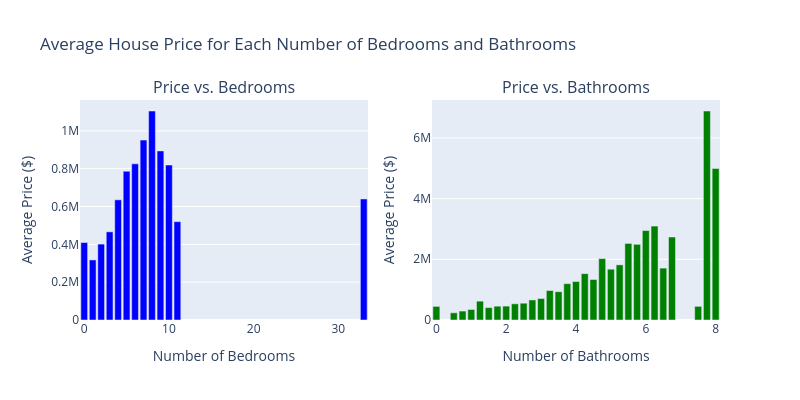

Notebook source saved alongside this figure:
### Markdown cell above
### Number of Bedrooms or Bathrooms
The number of bedrooms and bathrooms both impact house prices. Generally, more bedrooms and bathrooms correlate with higher prices, as larger homes with more amenities tend to be more expensive.

### Code cell
bedrooms_price_df = df.groupby('bedrooms')['price'].mean().reset_index()
bathrooms_price_df = df.groupby('bathrooms')['price'].mean().reset_index()

fig = make_subplots(rows=1, cols=2, subplot_titles=('Price vs. Bedrooms', 'Price vs. Bathrooms'))

# Add the Bedrooms plot (first subplot)
fig.add_trace(go.Bar(x=bedrooms_price_df['bedrooms'], 
                     y=bedrooms_price_df['price'], 
                     name='Bedrooms',
                     marker_color='blue'),
              row=1, col=1)

# Add the Bathrooms plot (second subplot)
fig.add_trace(go.Bar(x=bathrooms_price_df['bathrooms'], 
                     y=bathrooms_price_df['price'], 
                     name='Bathrooms',
                     marker_color='green'),
              row=1, col=2)

fig.update_layout(
    title='Average House Price for Each Number of Bedrooms and Bathrooms',
    xaxis_title='Number of Bedrooms',
    yaxis_title='Average Price ($)',
    xaxis2_title='Number of Bathrooms',
    yaxis2_title='Average Price ($)',
    showlegend=False,
    height=400,
    width=800
)

fig.show()

### Figure 1 — Plotly figure (JSON) as saved in the notebook; plotly's stock layout.template omitted (floating-point values rounded to 4 significant figures)
{"data": [{"marker": {"color": "blue"}, "name": "Bedrooms", "type": "bar", "x": [0, 1, 2, 3, 4, 5, 6, 7, 8, 9, 10, 11, 33], "xaxis": "x", "y": [409500.0, 317600.0, 401400.0, 466200.0, 635400.0, 786600.0, 825500.0, 951200.0, 1105000.0, 894000.0, 819300.0, 520000, 640000], "yaxis": "y"}, {"marker": {"color": "green"}, "name": "Bathrooms", "type": "bar", "x": [0, 0.5, 0.75, 1, 1.25, 1.5, 1.75, 2, 2.25, 2.5, 2.75, 3, 3.25, 3.5, 3.75, 4, 4.25, 4.5, 4.75, 5, 5.25, 5.5, 5.75, 6, 6.25, 6.5, 6.75, 7.5, 7.75, 8], "xaxis": "x2", "y": [448160, 237375, 294500.0, 347000.0, 621200.0, 409300.0, 454900.0, 457900.0, 533700.0, 553600.0, 660200.0, 708400.0, 970300.0, 931900.0, 1197000.0, 1268000.0, 1526000.0, 1334000.0, 2021000.0, 1673000.0, 1817000.0, 2522300, 2492500, 2947000.0, 3094000, 1709445, 2734000, 450000, 6885000, 4990000], "yaxis": "y2"}], "layout": {"annotations": [{"font": {"size": 16}, "showarrow": false, "text": "Price vs. Bedrooms", "x": 0.225, "xanchor": "center", "xref": "paper", "y": 1, "yanchor": "bottom", "yref": "paper"}, {"font": {"size": 16}, "showarrow": false, "text": "Price vs. Bathrooms", "x": 0.775, "xanchor": "center", "xref": "paper", "y": 1, "yanchor": "bottom", "yref": "paper"}], "height": 400, "showlegend": false, "title": {"text": "Average House Price for Each Number of Bedrooms and Bathrooms"}, "width": 800, "xaxis": {"anchor": "y", "domain": [0, 0.45], "title": {"text": "Number of Bedrooms"}}, "xaxis2": {"anchor": "y2", "domain": [0.55, 1], "title": {"text": "Number of Bathrooms"}}, "yaxis": {"anchor": "x", "domain": [0, 1], "title": {"text": "Average Price ($)"}}, "yaxis2": {"anchor": "x2", "domain": [0, 1], "title": {"text": "Average Price ($)"}}}}
